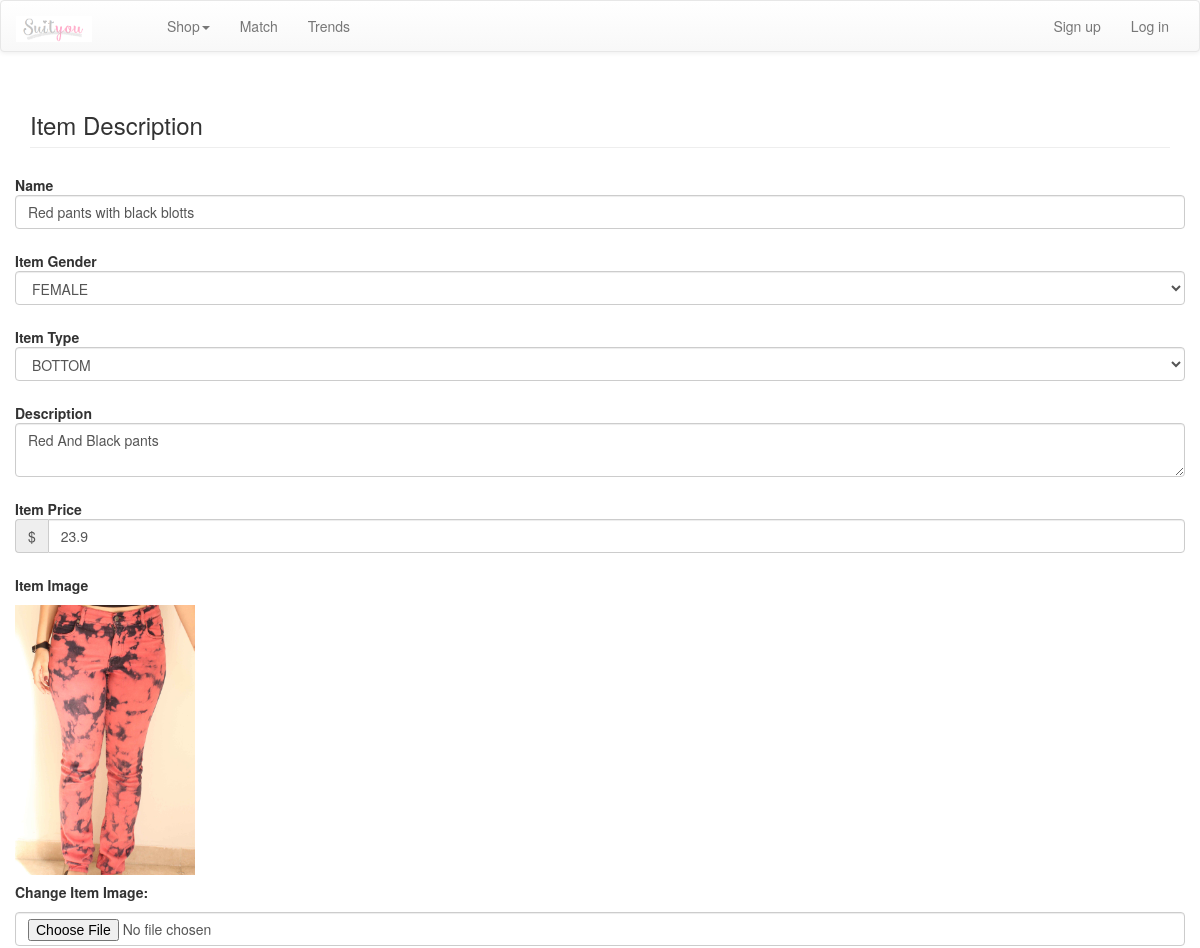
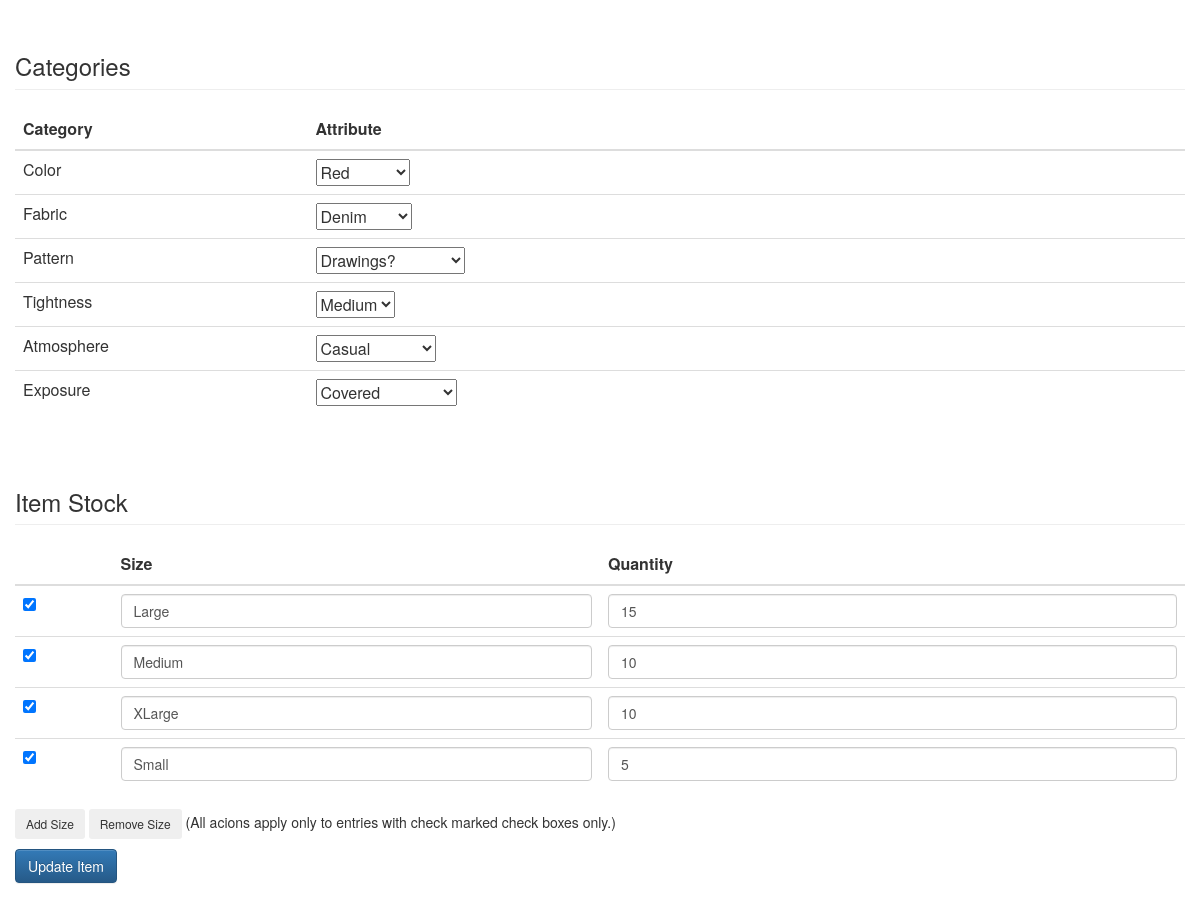
Screenshot of /add_item.php?itemId=30 with the database file from the repository (2 pictures, top to bottom).
### tables this page shows
CREATE TABLE IF NOT EXISTS `items` (
  `item_id` int(10) unsigned NOT NULL AUTO_INCREMENT,
  `name` varchar(255) NOT NULL,
  `gender` enum('MALE','FEMALE') NOT NULL DEFAULT 'MALE',
  `type` enum('TOP','BOTTOM') NOT NULL DEFAULT 'TOP',
  `description` text,
  `price` double NOT NULL,
  `designer_id` int(11) unsigned NOT NULL,
  `creation_time` timestamp NOT NULL DEFAULT CURRENT_TIMESTAMP,
  `picture` varchar(500) DEFAULT NULL,
  PRIMARY KEY (`item_id`),
  UNIQUE KEY `id` (`item_id`),
  FULLTEXT KEY `name` (`name`)
);

CREATE TABLE IF NOT EXISTS `categories` (
  `category_id` int(11) NOT NULL AUTO_INCREMENT,
  `name` varchar(255) NOT NULL,
  `weight` double NOT NULL,
  PRIMARY KEY (`category_id`)
);

CREATE TABLE IF NOT EXISTS `attributes` (
  `attribute_id` int(11) NOT NULL AUTO_INCREMENT,
  `category_id` int(11) NOT NULL,
  `name` varchar(255) NOT NULL,
  PRIMARY KEY (`attribute_id`)
);

CREATE TABLE IF NOT EXISTS `items_stock` (
  `item_stock_id` int(10) unsigned NOT NULL AUTO_INCREMENT,
  `item_id` int(10) unsigned NOT NULL,
  `size` varchar(255) NOT NULL,
  `quantity` int(11) NOT NULL,
  PRIMARY KEY (`item_stock_id`),
  UNIQUE KEY `id` (`item_stock_id`)
);

### item.php (called while the page is built, shortened)
<?php
class Item {
	public $itemId;
	public static function getItemByID($itemId) {
		$itemQuery = mysql_query("SELECT * FROM items WHERE item_id = ".$itemId);
		$num_rows = mysql_num_rows($itemQuery);
		if($num_rows == 1) {
			$itemRow = mysql_fetch_array($itemQuery);
			$item = new Item();
			$item->itemId = $itemId;
			$item->name = $itemRow['name'];
			$item->gender = $itemRow['gender'];
			$item->type = $itemRow['type'];
			$item->description = $itemRow['description'];
			$item->price = $itemRow['price'];
			$item->designerId = $itemRow['designer_id'];
			$item->creationTime = $itemRow['creation_time'];
			$item->picture = $itemRow['picture'];
			return $item;
		}
		else {
			return null;
		}
	}
	public function getItemAttributes() {
		$itemAttributesQuery = mysql_query("SELECT categories.category_id, categories.name ,attributes.attribute_id, attributes.name
									   FROM item_attributes
									   INNER JOIN attributes, categories
									   WHERE item_attributes.item_id = ". $this->itemId . " AND item_attributes.attribute_id = attributes.attribute_id AND attributes.category_id = categories.category_id") or die(mysql_error());
		$result = array();
	   	while($row = mysql_fetch_array($itemAttributesQuery)) {
			$categoryId = $row[0];
			$categoryName = $row[1];
	   		$attributeId = $row[2];
	   		$attributeName = $row[3];
			$result[$categoryId] = array("cat_name" => $categoryName, "att_id" => $attributeId, "att_name" => $attributeName);
	   	}
		return $result;
	}
	public function getItemStock($size = NULL) {
		if ($size == NULL) {
			$itemStockQuery = mysql_query('SELECT * FROM items_stock WHERE item_id = '. $this->itemId);
		} else {
			$itemStockQuery = mysql_query('SELECT * FROM items_stock WHERE item_id = '. $this->itemId. ' AND size = "'.$size.'"');
		}
		$result = array();
		while($stockRow = mysql_fetch_array($itemStockQuery)) {
			$stockId = $stockRow['item_stock_id'];
			$result[$stockId] = array('size' => $stockRow['size'], 'quantity' => $stockRow['quantity']);
		}
		return $result;
	}
}
?>

### add_item.php (the view, shortened to what this page needs)
<?php
include("header.php");
$itemForUpdate = NULL;
if(!empty($_GET["itemId"])) {
	$itemForUpdate = Item::getItemById($_GET["itemId"]);
}
?>
<div class="container">
		<h3 class="page-header">Item Description</h3>
				<?php if ($itemForUpdate != NULL) { ?>
	            	<form id="add_item_form" class="form-horizontal" action="manage_item_logic.php?action=update&itemId=<?php echo $itemForUpdate->itemId;?>" method="post" enctype="multipart/form-data" role="form"/>
				<?php } else { ?>
					<form id="add_item_form" class="form-horizontal" action="manage_item_logic.php?action=add" method="post" enctype="multipart/form-data" role="form"/>
				<?php } ?>
		                <div class="form-group">
		                    <label class="control-label" for="name">Name</label>
		                    <input class="form-control" type="text" name="name" id="name" value="<?php if ($itemForUpdate != NULL) { echo $itemForUpdate->name; }?>" />
		                </div>
		                <div class="form-group">
		                    <label class="control-label" for="name">Item Gender</label>
		                    <select class="form-control" name="gender">
		                        <option <?php if ($itemForUpdate != NULL) {if ($itemForUpdate->gender == 'FEMALE') echo "selected"; } ?> value="FEMALE">FEMALE</option>
		                    </select>
		                </div>
		                <div class="form-group">
		                    <label class="control-label" for="type">Item Type</label>
		                    <select class="form-control" name="type">
		                        <option <?php if ($itemForUpdate != NULL) {if ($itemForUpdate->type == 'BOTTOM') echo "selected";} ?> value="BOTTOM">BOTTOM</option>
		                    </select>
						</div>
						 <div class="form-group">
							 <label class="control-label" for="description">Description</label>
							 <textarea class="form-control" name="description" id="description"/><?php if ($itemForUpdate != NULL) {echo $itemForUpdate->description;} ?></textarea>
						 </div>
						 <div class="form-group">
							 <label class="control-label" for="price">Item Price</label>
							 <div class="input-group">
							   <span class="input-group-addon">$</span>
							   <input class="form-control" type="text" name="price" id="price" value="<?php if ($itemForUpdate != NULL) {echo $itemForUpdate->price;} ?>"/>
							  </div>
						 </div>
			            <div class="form-group">
							<?php if ($itemForUpdate != NULL) { ?>
						 	  <p> <label class="control-label">Item Image</label></p>
							 <div class="img-container-show">
								 <img class="img-responsive" src="images/items/<?php if ($itemForUpdate != NULL) {echo $itemForUpdate->picture;} ?>" />
							 </div>
							<?php }?>
							<p><label class="control-label" for="imageToUpload"><?php if ($itemForUpdate != NULL) echo "Change Item Image: "; else echo "Upload Item Image: "; ?></label></p>
								<input class="form-control" type="file" name="imageToUpload" id="imageToUpload" class="file" <?php if ($itemForUpdate == NULL) echo "required"; ?> >
						</div>
						<div class="form-group">
							<h3 class="page-header">Categories</h3>
						<table class="table">
							<thead>
							<tr><th class="col-md-3">Category</th><th class="col-md-9">Attribute</th></tr>
							</thead>
							<?php
								$categoriesQuery = mysql_query("SELECT * FROM categories");
								while($catRow = mysql_fetch_array($categoriesQuery)) {
									echo "<tr>";
									echo "<td>".$catRow['name']."</td>";
									echo "<td>";
									echo "<select name='cat_".$catRow['category_id']."' onChange='checkNew(".$catRow['category_id'].",this.value);'>";
										$attributesQuery = mysql_query("SELECT * FROM attributes WHERE category_id = ".$catRow['category_id']);
										if ($itemForUpdate != NULL) {
											$catArray = $itemForUpdate->getItemAttributes();
										}
										while($attRow = mysql_fetch_array($attributesQuery)) {
											echo "<option value='".$attRow['attribute_id']."' ";
											if ($itemForUpdate != NULL and array_key_exists($catRow['category_id'], $catArray)) {
												if ($catArray[$catRow['category_id']]['att_id'] == $attRow['attribute_id']) {
													echo "selected";
												}
											}
											echo ">".$attRow['name']."</option>";
										}
									echo "</select><div id='new_input_".$catRow['category_id']."' style='display:none'><input type='text' name=new_att_for_".$catRow['category_id']." placeHolder='Type new attribute...'/></div>";
									echo "</td>";
									echo "</tr>";
								}
							?>
						</table>
					</div>
					<div class="form-group">
						<h3 class="page-header">Item Stock</h3>
						<table id="stockTable" class="table">
						 <thead>
							 <th class="col-md-1"></th>
							 <th class="col-md-5">Size</th>
							 <th class="col-md-6">Quantity</th>
						 </thead>
						 <tbody>
						<?php
							if ($itemForUpdate != NULL) {
								$stockArray = $itemForUpdate->getItemStock();
								foreach ($stockArray as $stockId=>$stockInfo) { ?>
							  <tr>
								<p>
								<td><input type="checkbox" name="chk[]" checked="checked"/><input type="hidden" name="stockIds[]" value="<?php echo $stockId; ?>"/></td>
								<td><input class="form-control" type="text" name="size[]" value="<?php echo $stockInfo['size']; ?>"/></td>
								<td><input class="form-control" type="text" class="small"  name="quantity[]" value="<?php echo $stockInfo['quantity']; ?>"/></td>
								</p>
							  </tr>
						<?php
								}
							}
						?>
						 </tbody>
						</table>
						<p>
						  <input id="addSize" class="btn btn-sm" name="addSize" type="button" value="Add Size" onClick="addRow('stockTable');" />
						  <input id="removeSize" class="btn btn-sm" name="removeSize" type="button" value="Remove Size" onClick="deleteRow('stockTable');" />
						  (All acions apply only to entries with check marked check boxes only.)
						</p>
						<?php if ($itemForUpdate != NULL) { ?>
			            	<input class="btn btn-primary" type="submit" value="Update Item" name="submit"/>
						<?php } else { ?>
							<input class="btn btn-primary" type="submit" value="Add Item" name="submit"/>
						<?php } ?>
					</div>
			</div>
  </body>
</html>

### style/style.css (style rules this page uses)
.img-container-show { height: 270px; width: 180px; }

### rows the page displays
items: name "Red pants with black blotts", gender "FEMALE", type "BOTTOM", description "Red And Black pants", price "23.9", picture (picture)
categories: name "Color", category_id.name "Red"
categories: name "Fabric", category_id.name "Denim"
categories: name "Pattern", category_id.name "Drawings?"
categories: name "Tightness", category_id.name "Medium"
categories: name "Atmosphere", category_id.name "Casual"
categories: name "Exposure", category_id.name "Covered"
items_stock: size "Large", quantity "15"
items_stock: size "Medium", quantity "10"
items_stock: size "XLarge", quantity "10"
items_stock: size "Small", quantity "5"
